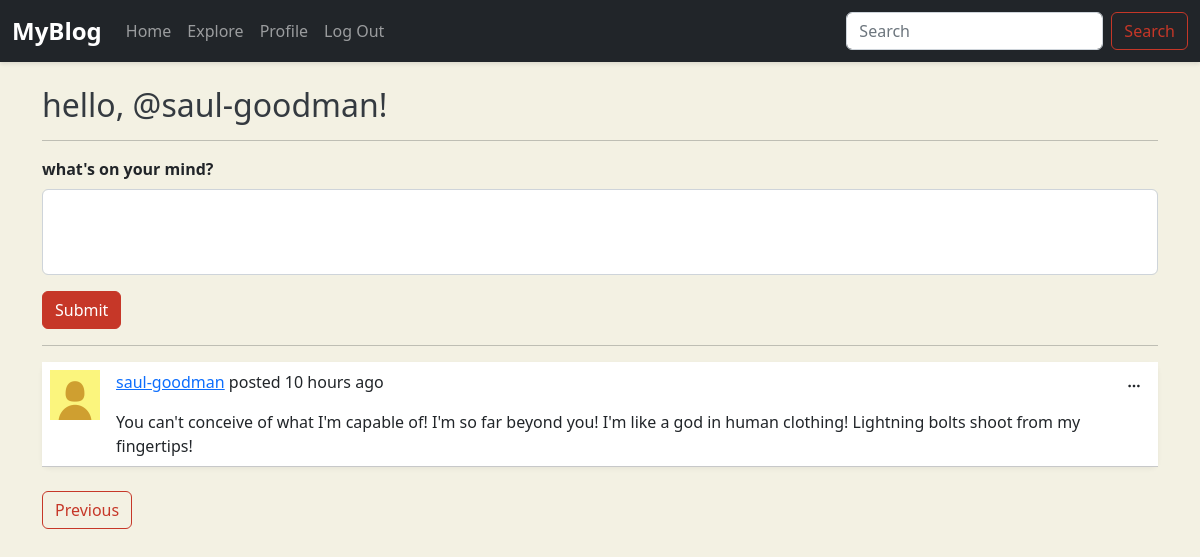
/?page=2 (signed in), run on the app's committed database.
### tables this page shows
CREATE TABLE users (
id INTEGER PRIMARY KEY AUTOINCREMENT,
username TEXT UNIQUE NOT NULL,
hash TEXT NOT NULL,
name TEXT,
bio TEXT,
pfp TEXT);

CREATE TABLE posts (
id INTEGER PRIMARY KEY AUTOINCREMENT,
user_id INTEGER NOT NULL,
content TEXT NOT NULL,
post_time TIMESTAMP DEFAULT CURRENT_TIMESTAMP,
FOREIGN KEY (user_id) REFERENCES users(id) ON DELETE CASCADE);

### app.py (the view)
@app.route("/", methods=["GET", "POST"])
@login_required
def index():
    form = PostForm()
    db = get_db()
    cursor = db.cursor()
    if form.validate_on_submit():
        content = form.content.data
        cursor.execute("INSERT INTO posts (user_id, content, post_time) VALUES (?, ?, CURRENT_TIMESTAMP)", (session["user_id"], content))
        db.commit()
        return redirect("/")
    else:
        page = int(request.args.get("page", 1))
        per_page = 3
        offset = (page - 1) * per_page
        cursor.execute("SELECT posts.id, username, content, post_time, users.pfp FROM posts JOIN users ON users.id = user_id WHERE users.id IN (SELECT follows_id FROM follows WHERE follower_id = ? UNION SELECT ?) ORDER BY post_time DESC LIMIT ? OFFSET ?", (session["user_id"], session["user_id"], per_page, offset))
        posts = cursor.fetchall()
        for i in range(len(posts)):
            posts[i] = dict(posts[i])
            post = posts[i]
            post["post_time"] = time_ago(post["post_time"])
        cursor.execute("SELECT COUNT(*) FROM posts WHERE user_id IN (SELECT follows_id FROM follows WHERE follower_id = ? UNION SELECT ?)", (session["user_id"], session["user_id"]))
        total_posts = cursor.fetchone()[0]
        total_pages = max(1, (total_posts + per_page - 1) // per_page)
        if page > total_pages:
            return apology("Invalid Page Number")
        return render_template("index.html", posts=posts, form=form, page=page, total_pages=total_pages)

### app.py
class PostForm(FlaskForm):
    content = TextAreaField("Content", validators=[DataRequired(), Length(max=2000)])
    submit = SubmitField("Submit")

### app.py (called while the page is built)
@app.teardown_appcontext # this will automatically close the db connection after each request
def close_connection(exception):
    db = g.pop('db', None)
    if db is not None:
        db.close()

### helper.py (called while the page is built)
def get_db():
    if 'db' not in g:  # 'g' is a temporary storage object
        g.db = connect("blog.db") # 'db' is an attribute in which we are going to store the connection
        g.db.row_factory = Row  #rows will be a list while row will be an object
    return g.db

def login_required(main): # decorator function
    @wraps(main) # helps in importing some meta data to the inner function --> no use, it just makes stuff easier for the intepreter
    def inner(*args, **kwargs):  # args and kwargs already represent the arguements the main arguement recieves
        if not session.get("user_id"):
            return redirect("/login")
        return main(*args, **kwargs)
    return inner

def time_ago(post_time):
    post_time = datetime.strptime(post_time, "%Y-%m-%d %H:%M:%S").replace(tzinfo=timezone.utc)
    now = datetime.now(timezone.utc)
    seconds = int((now - post_time).total_seconds())
    if seconds < 60:
        return f"{seconds} seconds" if (seconds != 1) else f"{seconds} second"
    elif seconds < 60*60:
        minutes =  seconds // 60
        return f"{minutes} minutes" if (minutes > 1) else f"{minutes} minute"
    elif seconds < 60*60*24:
        hours = seconds // (60 * 60)
        return f"{hours} hours" if (hours > 1) else f"{hours} hour"
    else:
        days = seconds // (60*60*24)
        return f"{days} days" if (days > 1) else f"{days} day"

### templates/index.html (shortened to what this page needs)
{% extends "layout.html" %}
{% block body %}
    <div class="container py-4">
        <h2>hello, @{{ session.username }}!</h2>
        <hr>
        <form action="/" method="post" novalidate>
            <div class="mb-3">
                <label class="form-label">what's on your mind?</label>
                {{ form.content(class="form-control", rows="3", maxlength=2000) }}
            </div>
            <div class="mb-3">
                {{ form.submit(class="btn btn-success") }}
            </div>
        </form>
        <hr>
        {% set path = '/' %}
        {% include 'posts.html' %}
    </div>
{% endblock %}

### templates/posts.html (shortened to what this page needs)
<table class="table table-hover" id="posts" valign="top">
    {% for post in posts %}
        <tr>
            <td style="width: 60px;">
                <img src="{{ post.pfp }}" style="width: 50px; height: 50px;">
            </td>
            <td>
                <p>
                    <a href="/profile/{{ post.username }}">{{ post.username }}</a>
                    posted {{ post.post_time }} ago
                </p>
                {{ post.content }}
            </td>
            <td style="width: 1%; white-space: nowrap;">
                {% if post.username == session["username"] %}
                    <div class="dropdown text-end">
                        <button class="btn btn-sm" type="button" data-bs-toggle="dropdown" aria-expanded="false">
                            <i class="bi bi-three-dots"></i>
                        </button>
                    </div>
                {% endif %}
            </td>
        </tr>
    {% endfor %}
</table>
<div class="d-flex justify-content-between my-4">
    {% if page > 1 %}
        <a class="btn btn-outline-success" href="{{ path }}?page={{ page - 1 }}#posts">Previous</a>
    {% else %}
        <span></span>
    {% endif %}
</div>

### static/styles.css (style rules this page uses)
body { background-color: #f3f1e3; font-family: 'Segoe UI', Tahoma, Geneva, Verdana, sans-serif; }
h1, h2, h3 { color: #343a40; }
.form-label { font-weight: 600; }
textarea.form-control { resize: none; }
#posts tr { background-color: #ffffff; border-radius: 8px; box-shadow: 0 2px 5px rgba(0,0,0,0.05); margin-bottom: 1rem; padding: 1rem; border: #21252940; transition: background-color 0.2s ease; border-color: #21252940; }
.btn-outline-success { transition: background-color 0.2s ease, color 0.2s ease; --bs-btn-color: #c63728; --bs-btn-border-color: #c63728; --bs-btn-hover-color: #fff; --bs-btn-hover-bg: #c63728; --bs-btn-hover-border-color: #c63728; -bs-btn-active-color: #fff; --bs-btn-active-bg: #c63728; --bs-btn-active-border-color: #c63728; }
.btn-success { --bs-btn-color: #fff; --bs-btn-bg: #c63728; --bs-btn-border-color: #c63728; --bs-btn-hover-color: #fff; --bs-btn-hover-bg: #a93124; --bs-btn-hover-border-color: #a93124; --bs-btn-active-color: #fff; --bs-btn-active-bg: #a93124; --bs-btn-active-border-color: #a93124; }
.d-flex.justify-content-between { gap: 1rem; }
#posts td { vertical-align: top; }

### data on the page
users: username "saul-goodman"
posts: pfp (picture), username "saul-goodman", post_time "10 hours", content "You can't conceive of what I'm capable of! I'm so far beyond you! I'm like a god in human clothing! Lightning bolts shoot from my fingertips!"
